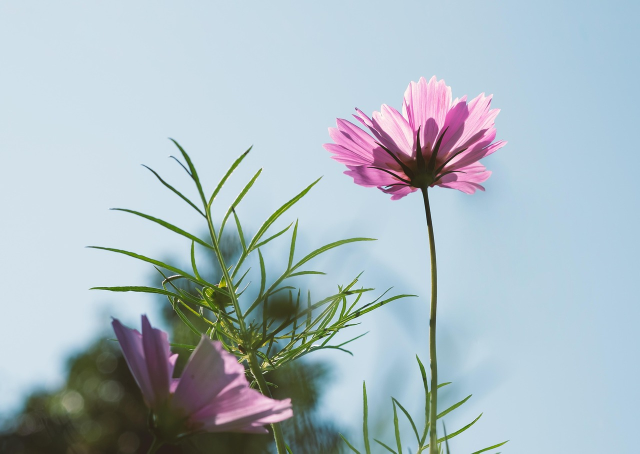
//> input picture resources/test_image.png, 1280 x 907 px (shown at 1/2 size)
$ ./main   (built with g++ and OpenCV 4)
//> lines starting //> are read from the running program, lines starting //| are printed output that depends on the picture; after the words box and inside, x2 and y2 are one past the last pixel; in counts of white or black regions, pixels touching at a corner belong together
#include <cstddef>
#include <iostream>
#include <opencv2/core/types.hpp>
#include <opencv2/highgui.hpp>
#include <opencv2/imgcodecs.hpp>
#include <opencv2/imgproc.hpp>
#include <opencv2/opencv.hpp>
using namespace cv;
using namespace std;
int main()
{
    //get image
    Mat image = imread("/home/angui/OpenCV_Project/resources/test_image.png");
//> image is the input picture: 907 rows x 1280 cols, CV_8UC3; mean B, G, R 195.1, 187.3, 171.9

    // 检查图像是否成功加载
    if (image.empty()) {
        std::cerr << "Error: Could not load image!" << std::endl;
        return -1;
    }

    // 打印图像信息
    cout << "Image channels: " << image.channels() << endl;
//| Image channels: 3
    cout << "Image size: " << image.rows << "x" << image.cols << endl;
//| Image size: 907x1280
    // turn to Grayscale
    Mat gray_image;
    cvtColor(image, gray_image, COLOR_BGR2GRAY);
    // show image
    imshow("Gray Image", gray_image);
    // save gray image into resources
    imwrite("/home/angui/OpenCV_Project/resources/gray_image.png", gray_image);
    // turn to hsv
    Mat hsv_image;
    cvtColor(image, hsv_image, COLOR_BGR2HSV);
//> hsv_image: 907 rows x 1280 cols, CV_8UC3; mean H, S, V 96.2, 52.1, 201.5
    imshow("HSV Image", hsv_image);
    imwrite("/home/angui/OpenCV_Project/resources/hsv_image.png", hsv_image);

    // apply some filter
    // blur filter
    Mat blur_image;
    blur(gray_image, blur_image, Size(5, 5));
    // show filtered image
    imshow("Blur Filtered Image", blur_image);
    imwrite("/home/angui/OpenCV_Project/resources/blur_image.png", blur_image);

    // gauss filter
    Mat gaussian_image;
    GaussianBlur(gray_image, gaussian_image, Size(5, 5), 0);
    // show gaussian filtered image
    imshow("Gaussian Filtered Image", gaussian_image);
    imwrite("/home/angui/OpenCV_Project/resources/gaussian_image.png", gaussian_image);

    // get characteristics
    // get red area
    Mat red_area;
    // inRange(image, Scalar(0, 0, 100), Scalar(100, 100, 255), red_area);
    // show red area, use hsv way
    inRange(hsv_image, Scalar(0, 0, 100), Scalar(50, 50, 255), red_area);
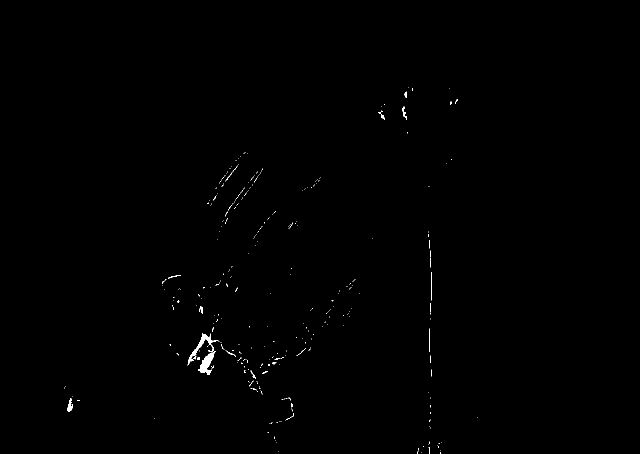
//> red_area: 907 rows x 1280 cols, CV_8UC1 (shown at 1/2 size); 0.28% white; 328 white regions (309 under 20 px), largest, box (x1, y1, x2, y2) and area: (375, 667, 438, 750) 1327, (134, 796, 146, 824) 183, (805, 213, 814, 239) 83
    imshow("Red Area", red_area);
    imwrite("/home/angui/OpenCV_Project/resources/red_area.png", red_area);
    // search red outedge in this image
    Mat hsv, hsvChannels[3];
    cvtColor(image, hsv, COLOR_BGR2HSV);
    split(hsv, hsvChannels);
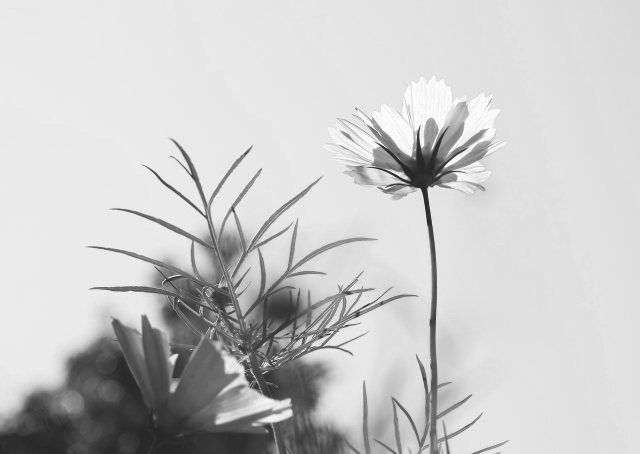
//> hsvChannels[2]: 907 rows x 1280 cols, CV_8UC1 (shown at 1/2 size); min 26, max 255, mean 201.5
    Mat red_edges;
    Canny(hsvChannels[0], red_edges, 100, 200);
//> red_edges: 907 rows x 1280 cols, CV_8UC1; 1.4% white in thin lines or dots, all inside (x1, y1, x2, y2) = (176, 150, 1017, 907)
    imshow("color edge (H channel)", red_edges);
    imwrite("/home/angui/OpenCV_Project/resources/red_edges.png", red_edges);

    Mat morph;
    Mat kernel = getStructuringElement(MORPH_RECT, Size(3, 3));
    morphologyEx(red_edges, morph, MORPH_CLOSE, kernel);
    imshow("morphologyEx", morph);
    // search red bounding box in this image
    vector<Vec4i> hierarchy;
    vector<vector<Point>> contours;
    findContours(morph, contours, RETR_EXTERNAL, CHAIN_APPROX_SIMPLE);
//> contours = 52 contours, 21 with area under 20; largest, box (x1, y1, x2, y2) and area: (303, 280, 644, 633) 6403, (643, 150, 1016, 907) 2415, (176, 417, 420, 623) 834, (589, 626, 615, 669) 655, (547, 642, 588, 675) 548

    Mat contourImage = Mat::zeros(morph.size(), CV_8UC3);
    for (size_t i = 0; i < contours.size(); i++) {
        cv::drawContours(contourImage, contours, i, cv::Scalar(0, 0, 255), 2);
    }
//> this loop made 52 passes
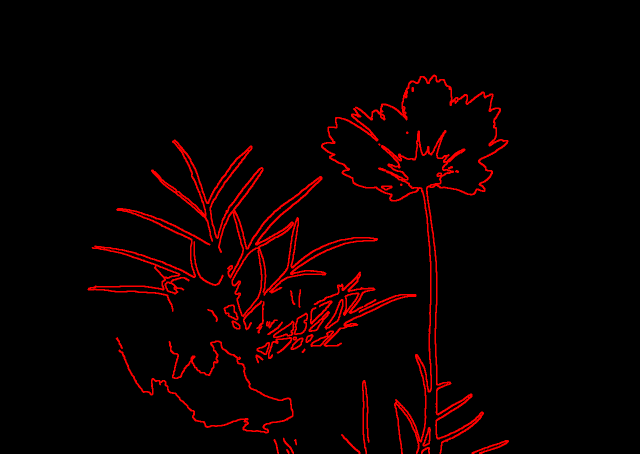
//> contourImage: 907 rows x 1280 cols, CV_8UC3 (shown at 1/2 size); mean B, G, R 0, 0, 11.1
    imshow("Contours", contourImage);
    for (size_t i = 0; i < contours.size(); i++) {
        double area = cv::contourArea(contours[i]);
        if (area < 500) {
            continue;
        }
        cv::Rect bounding_box = cv::boundingRect(contours[i]);
        cv::rectangle(contourImage, bounding_box, cv::Scalar(0, 0, 255), 2);
    }
//> this loop made 52 passes
//> (area, bounding_box) on passes 22, 25, 33, 35, 42, 49, 52: (547.5, Rect(547, 642, 41, 33)), (655, Rect(589, 626, 26, 43)), (531.5, Rect(650, 599, 36, 60)), (516.5, Rect(687, 586, 31, 45)), (834, Rect(176, 417, 244, 206)), (6403, Rect(303, 280, 341, 353)), (2415, Rect(643, 150, 373, 757))
//> area on passes 3, 7, 8, 12, 13, 14: 41.5, 30.5, 222, 257.5, 25, 192.5
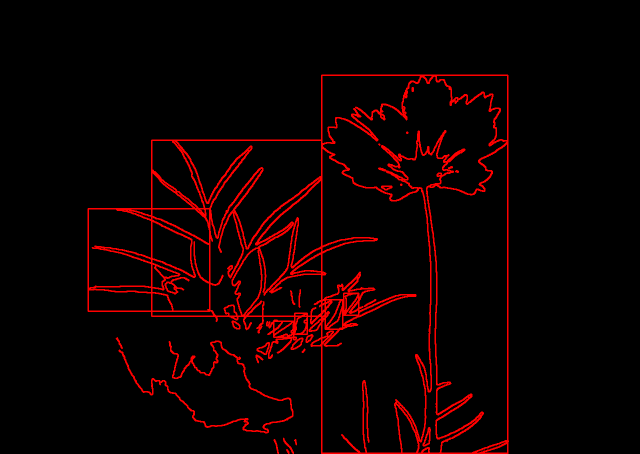
//> contourImage: 907 rows x 1280 cols, CV_8UC3 (shown at 1/2 size); 1.08% of pixels changed, all inside (x1, y1, x2, y2) = (175, 149, 1017, 907)
    imshow("Contours with Bounding Boxes", contourImage);
    imwrite("/home/angui/OpenCV_Project/resources/contourImage.png", contourImage);

    // 只有在轮廓存在时才计算面积
    double red_edge_area = 0;
    if (!contours.empty()) {
        red_edge_area = cv::contourArea(contours[0]);
//> red_edge_area = 3.5
    }
    cout << "Red edge area: " << red_edge_area << endl;
//| Red edge area: 3.5

    // get the lightcolor area and process
    // get the lightcolor area
    cv::Mat lightcolor_area;
    cv::inRange(image, cv::Scalar(100, 100, 100), cv::Scalar(255, 255, 255), lightcolor_area);
//> lightcolor_area: 907 rows x 1280 cols, CV_8UC1; 82.4% white; 86 black regions (72 under 20 px), largest, box (x1, y1, x2, y2) and area: (0, 278, 836, 907) 171486, (677, 203, 999, 907) 30943, (726, 761, 741, 907) 1011
    // graify - 删除这行，因为lightcolor_area已经是单通道了
    // cv::Mat lightcolor_gray;
    // cv::cvtColor(lightcolor_area, lightcolor_gray, cv::COLOR_BGR2GRAY);

    // 直接使用lightcolor_area作为灰度图像
    cv::Mat lightcolor_binary;
    cv::threshold(lightcolor_area, lightcolor_binary, 128, 255, cv::THRESH_BINARY);
    imshow("Lightcolor Binary", lightcolor_binary);
    imwrite("/home/angui/OpenCV_Project/resources/lightcolor_binary.png", lightcolor_binary);
    // inflate
    cv::Mat lightcolor_inflate;
    cv::dilate(lightcolor_binary, lightcolor_inflate, cv::Mat(), cv::Point(-1, -1), 2);
//> lightcolor_inflate: 907 rows x 1280 cols, CV_8UC1; 86.7% white; 161 black regions (121 under 20 px), largest, box (x1, y1, x2, y2) and area: (0, 492, 694, 907) 128691, (745, 206, 979, 907) 17388, (293, 433, 483, 567) 3003
    imshow("Lightcolor Inflate", lightcolor_inflate);
    imwrite("/home/angui/OpenCV_Project/resources/lightcolor_inflate.png", lightcolor_inflate);
    // corrode
    cv::Mat lightcolor_corrode;
    cv::erode(lightcolor_inflate, lightcolor_corrode, cv::Mat(), cv::Point(-1, -1), 2);
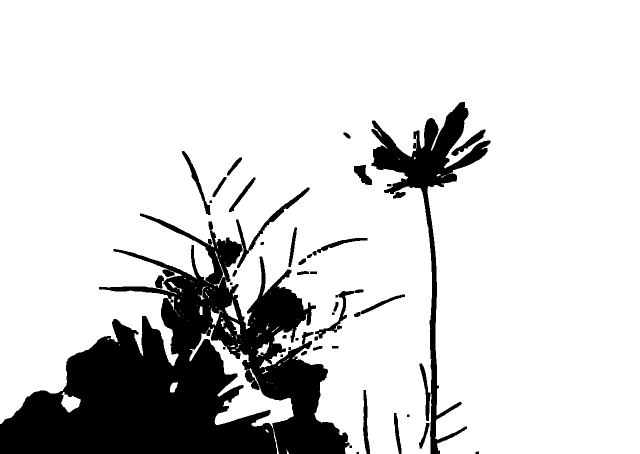
//> lightcolor_corrode: 907 rows x 1280 cols, CV_8UC1 (shown at 1/2 size); 83.6% white; 47 black regions (1 under 20 px), largest, box (x1, y1, x2, y2) and area: (0, 427, 704, 907) 152089, (743, 204, 981, 907) 24366, (472, 375, 619, 536) 2118
    imshow("Lightcolor Corrode", lightcolor_corrode);
    imwrite("/home/angui/OpenCV_Project/resources/lightcolor_corrode.png", lightcolor_corrode);
    // flood fill
    cv::Mat lightcolor_flood;
    lightcolor_corrode.copyTo(lightcolor_flood);

    // 检查坐标点是否在图像范围内
    if (image.rows > 0 && image.cols > 0) {
        cv::floodFill(lightcolor_flood, cv::Point(0, 0), cv::Scalar(255));
    }
    cv::imshow("Lightcolor Flood", lightcolor_flood);
    cv::imwrite("/home/angui/OpenCV_Project/resources/lightcolor_flood.png", lightcolor_flood);

    // plot
    // plot a circle, a rectangle and a word
    Mat image2 = image.clone();
    cv::circle(image2, cv::Point(100, 100), 50, cv::Scalar(0, 0, 255), 2);
    cv::rectangle(image2, cv::Point(200, 200), cv::Point(300, 300), cv::Scalar(0, 255, 0), 2);
    cv::putText(image2, "OpenCV", cv::Point(100, 400), cv::FONT_HERSHEY_SIMPLEX, 1, cv::Scalar(255, 0, 0), 2);
    cv::imshow("Plot", image2);
    cv::imwrite("/home/angui/OpenCV_Project/resources/image_plot.png",image2);

    // process image
    // rolling 35 degree
    cv::Mat rotated_image;
    cv::Mat rotation_matrix = cv::getRotationMatrix2D(cv::Point(image.cols / 2, image.rows / 2), 35, 1.0);
    cv::warpAffine(image, rotated_image, rotation_matrix, cv::Size(image.cols, image.rows));
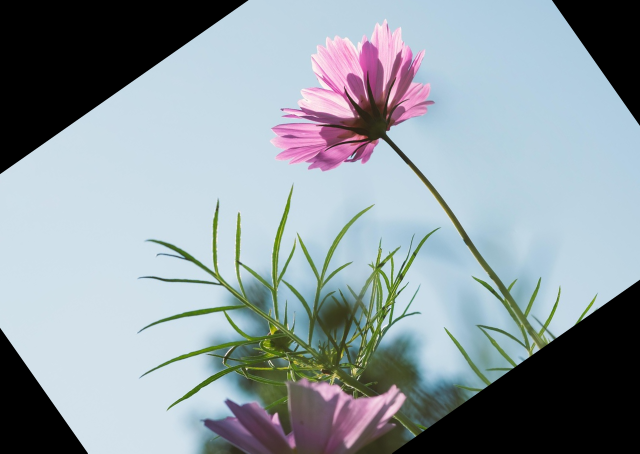
//> rotated_image: 907 rows x 1280 cols, CV_8UC3 (shown at 1/2 size); mean B, G, R 162.2, 155.5, 143.5
    cv::imshow("Rotated Image", rotated_image);
    cv::imwrite("/home/angui/OpenCV_Project/resources/rotated_image.png", rotated_image);

    // cut origin image on the 1/4 leftup
    // 检查图像尺寸是否足够大
    if (image.rows >= 2 && image.cols >= 2) {
        cv::Mat cut_image = image(cv::Rect(0, 0, image.cols / 2, image.rows / 2));
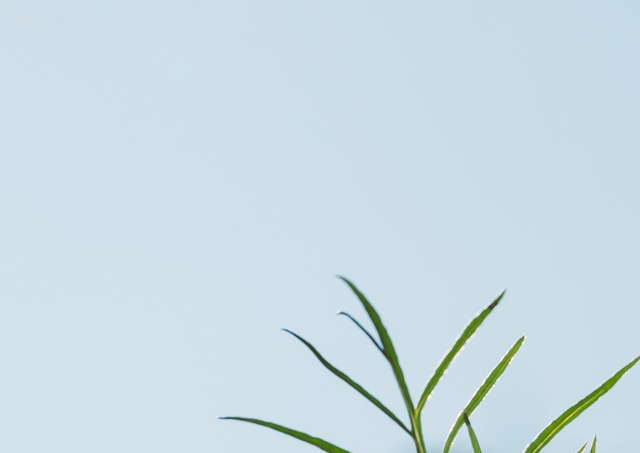
//> cut_image: 453 rows x 640 cols, CV_8UC3; mean B, G, R 228.2, 219.9, 202.5
        cv::imshow("Cut Image", cut_image);
        cv::imwrite("/home/angui/OpenCV_Project/resources/cut_image.png", cut_image);
    }

    waitKey(0);
    cv::destroyAllWindows();

    return 0;
}
